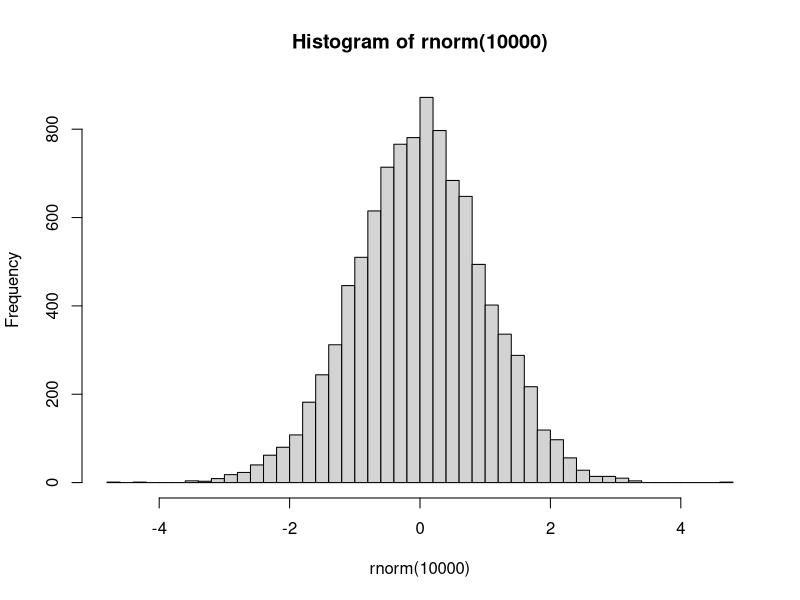
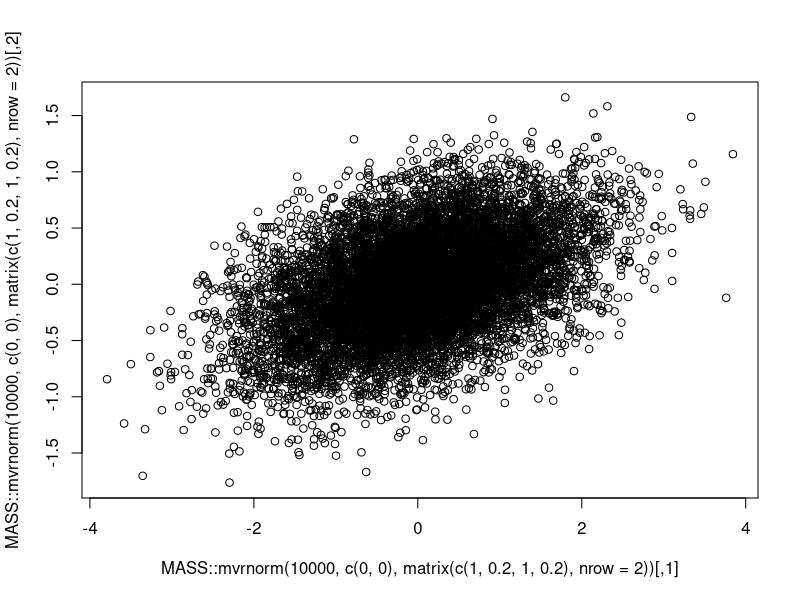
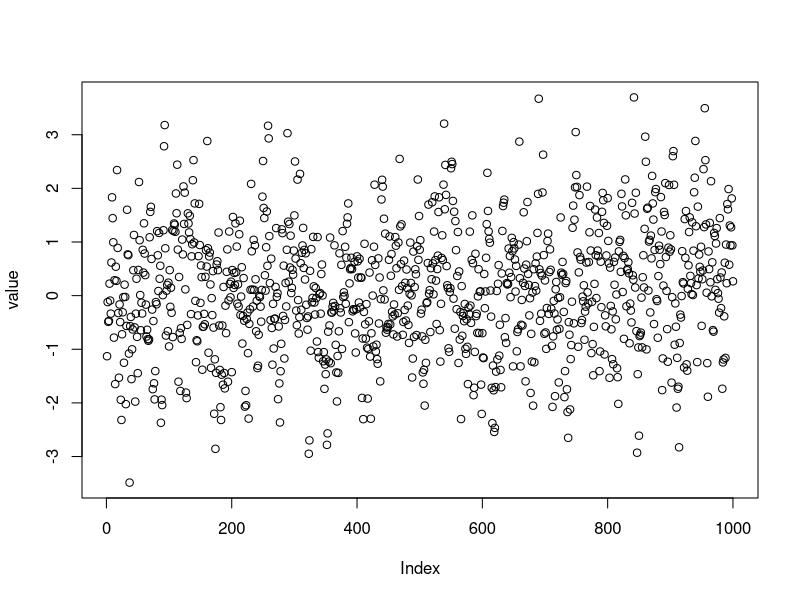
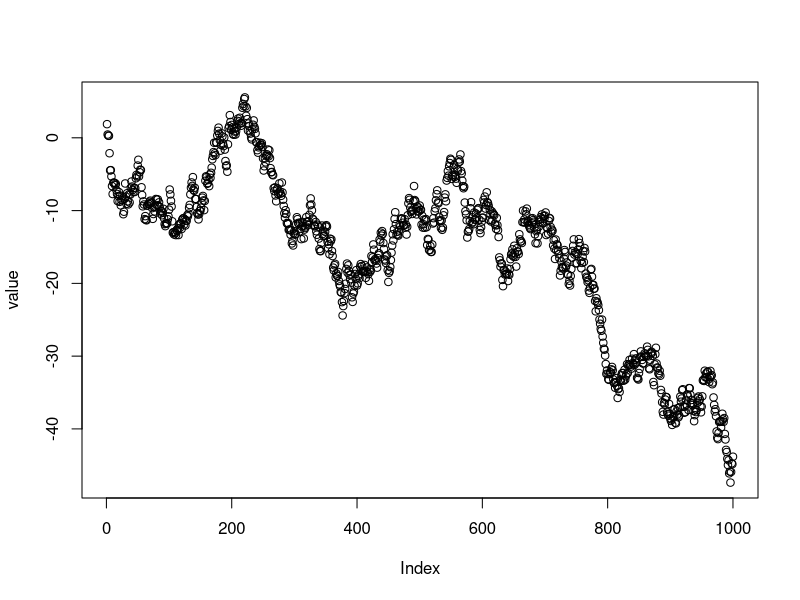

Write R code to recreate these figures, in order.
## ---- chunk 1
rnorm(1e4) |> hist(breaks = 40)
## ---- chunk 2
MASS::mvrnorm(1e4, c(0, 0), matrix(c(1, 0.2, 1, 0.2), nrow = 2)) |>
  plot()
## ---- chunk 3
plot_ar1 <- function(phi) {
  
  value <- vector(length = 1000)
  epsilon <- rnorm(length(value))
  
  for (i in 1:length(value)) {
    if (i == 1) {
      value[i] <- epsilon[i]
    } else {
      value[i] <- phi * value[i - 1] + epsilon[i]
    }
  }
  
  plot(value)
  
}

plot_ar1(0.5)
plot_ar1(1)
